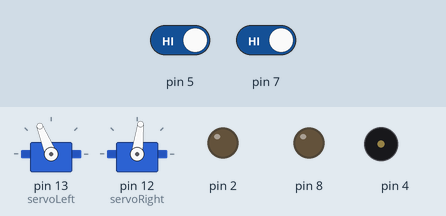
Simulated run of this sketch. Board: Arduino Uno, built with avr-gcc and run on an emulated ATmega328P. Shown: 2 × servo, output pins drawn as LEDs (lit = HIGH), buzzer (waves = sounding). The test bench sets the inputs (shaded band); at power-on: pin 5 HIGH, pin 7 HIGH.

Above: at 2.2 s.
2.3 s: pin 5 driven LOW and pin 7 driven LOW
At 2.8 s:
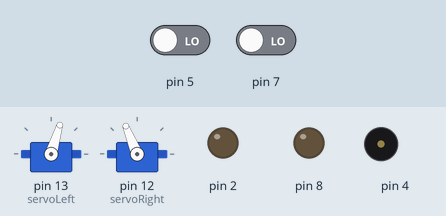
5.3 s: pin 5 driven HIGH
At 6.3 s:
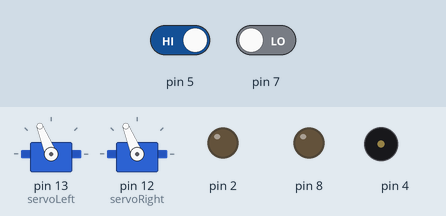
8.0 s: pin 5 driven LOW
At 8.3 s:
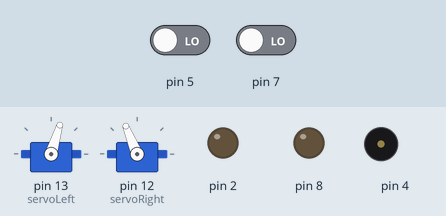
Timing chart, 0 to 17.0 s (numbered marks = the images above; inputs shaded):
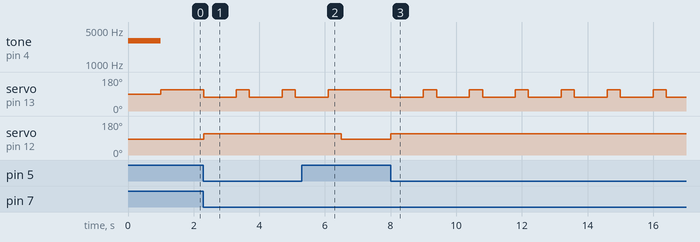

Measured:
- after the input at 2.3 s, servo on pin 13 (servoLeft): alternates 112° for 0.40 s and 73° for 1.0 s, starting at once; servo on pin 12 (servoRight): 83° → 112° at once
- after the input at 5.3 s, servo on pin 13 (servoLeft): goes on until 6.1 s, then stays 112°; servo on pin 12 (servoRight): 112° → 83° after 1.2 s
- after the input at 8.0 s, servo on pin 13 (servoLeft): alternates 112° for 0.40 s and 73° for 1.0 s, starting at once; servo on pin 12 (servoRight): 83° → 112° at once

The sketch:

circle.ino
```cpp
#include <Servo.h>
Servo servoLeft;
Servo servoRight;
byte wLeftOld;
byte wRightOld;

void setup() {
  pinMode(7, INPUT);
  pinMode(5, INPUT);
  pinMode(8, OUTPUT);
  pinMode(2, OUTPUT);
  tone(4, 3000, 1000);
  delay(1000);
  servoLeft.attach(13);
  servoRight.attach(12);
  wLeftOld = 0;
  wRightOld = 1;
}

void loop() {
  byte wLeft = digitalRead(5);
  byte wRight = digitalRead(7);
  if((wLeft == 0) && (wRight == 0))
  {
    backward(1000);
    turnRight(400);
  }
  else if(wLeft == 0)
  {
    int Rspeed = 1400;
    bigCircle(1000, Rspeed);
  }
  else if(wRight == 0)
  {
    int Rspeed = 1400;
    smallCircle(1000, Rspeed);
  }
  else
  {
    int Rspeed = 1400;
    Circle(20, Rspeed);
  }

}
void bigCircle(int time, int Rspeed)
{
  servoLeft.writeMicroseconds(1700);
  servoRight.writeMicroseconds(Rspeed);
  Rspeed = Rspeed -20;
}

void smallCircle(int time, int Rspeed)
{
  servoLeft.writeMicroseconds(1700);
  servoRight.writeMicroseconds(Rspeed);
  Rspeed = Rspeed + 20;
}

void Circle(int time, int Rspeed)
{
  servoLeft.writeMicroseconds(1700);
  servoRight.writeMicroseconds(Rspeed);
}

void forward(int time)
{
  servoLeft.writeMicroseconds(1700);
  servoRight.writeMicroseconds(1300);
  delay(time);
}
void turnLeft(int time)
{
  servoLeft.writeMicroseconds(1300);
  servoRight.writeMicroseconds(1300);
  delay(time);
}
void turnRight(int time)
{
  servoLeft.writeMicroseconds(1700);
  servoRight.writeMicroseconds(1700);
  delay(time);
}
void backward(int time)
{
  servoLeft.writeMicroseconds(1300);
  servoRight.writeMicroseconds(1700);
  delay(time);
}
```
